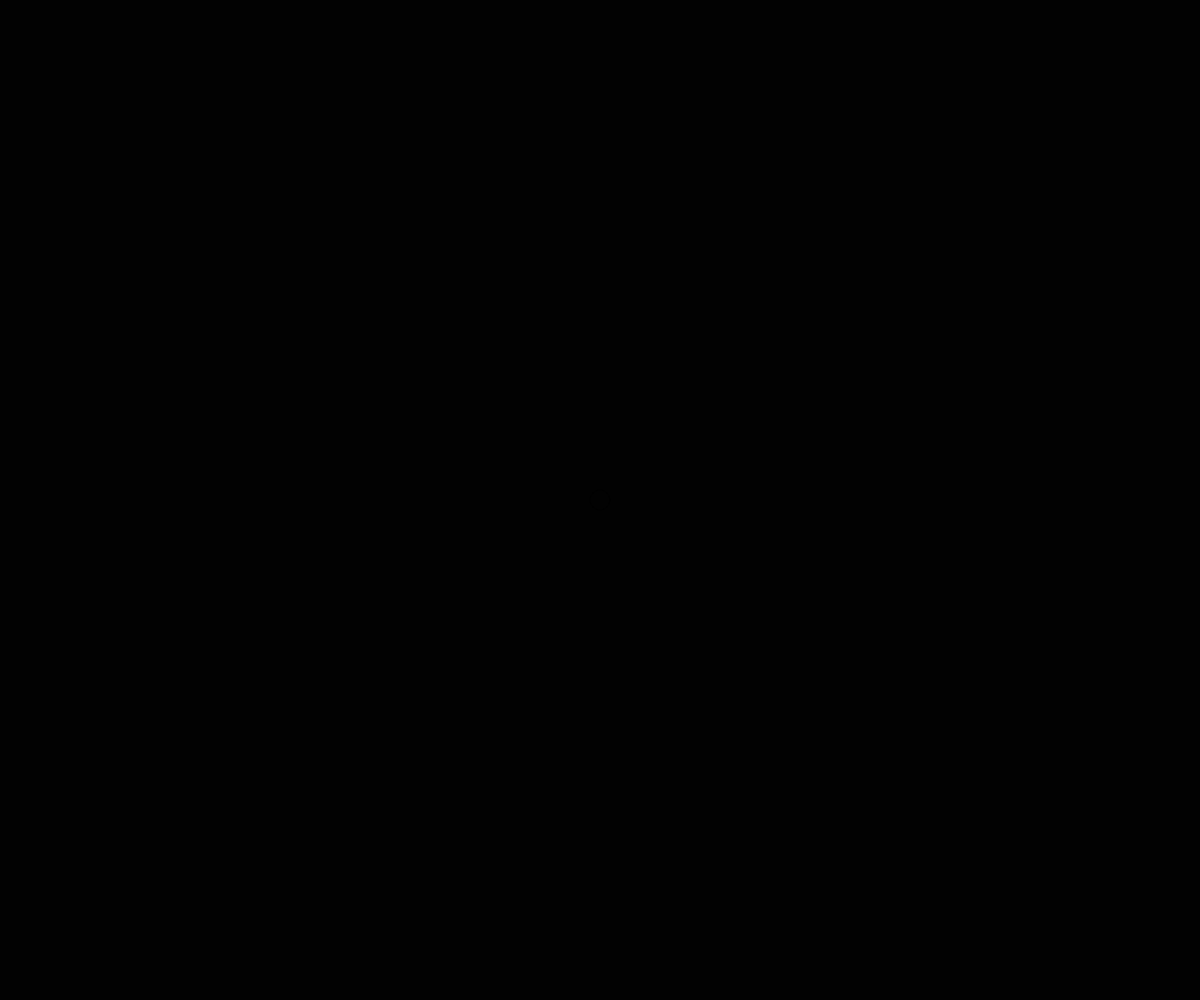
Frame 1 (no input)
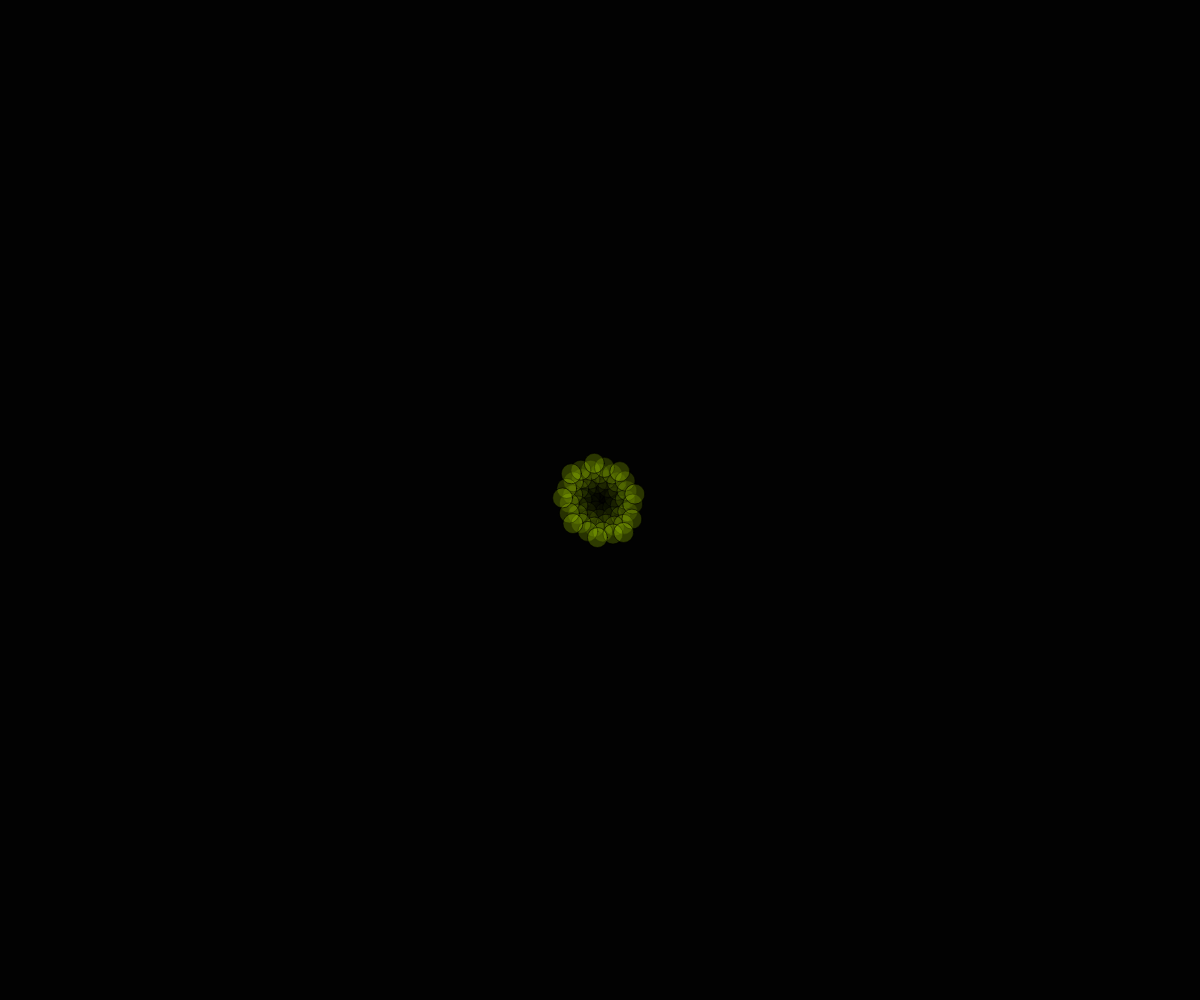
Frame 60 (no input)
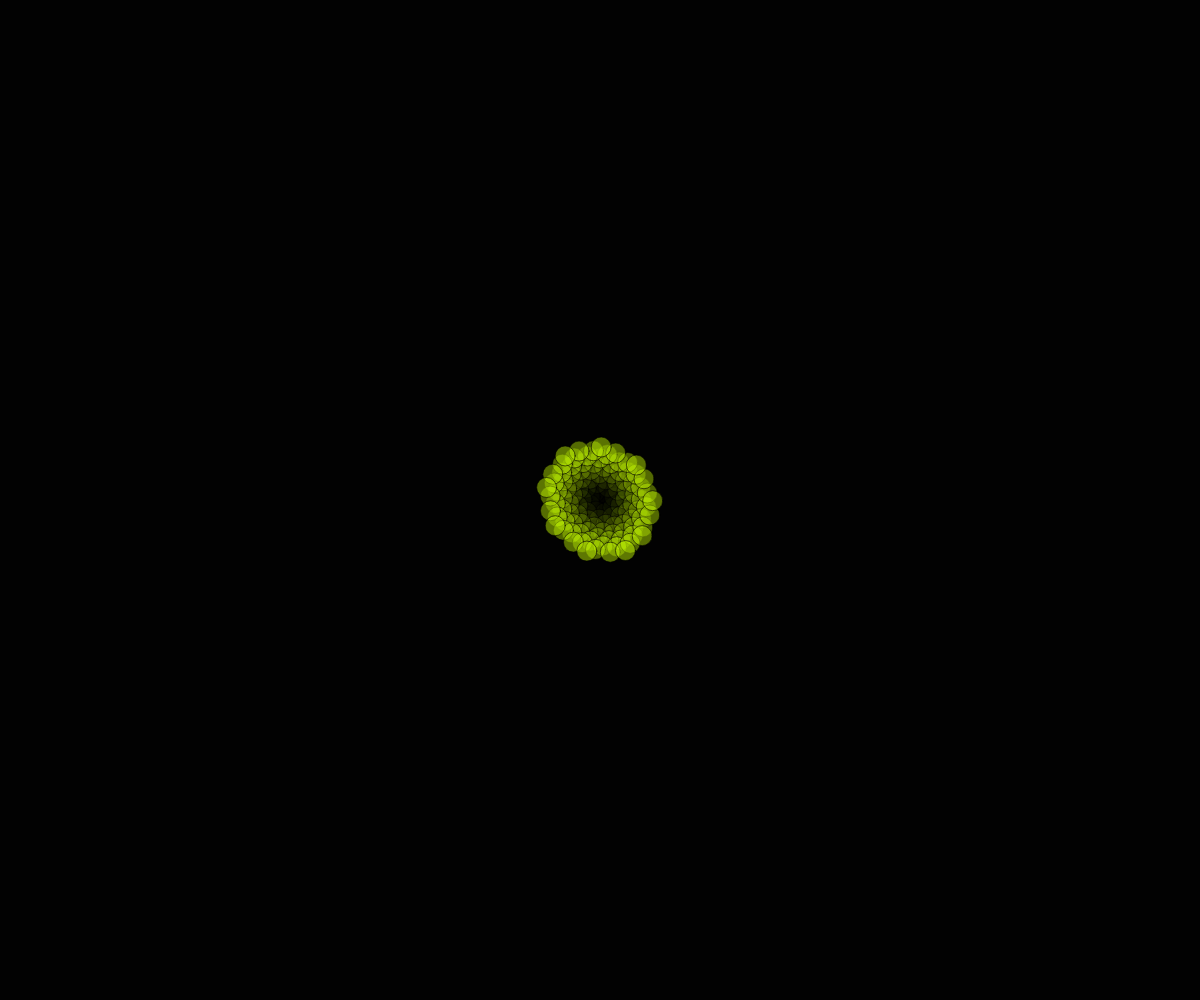
Frame 120 (the mouse pressed at the canvas centre since frame 60)

The p5.js sketch that drew these frames (run headless with seeded random() and noise() and a simulated clock; from frame 60 on, the mouse is pressed at the canvas centre):

// p5.js sketch
// ── sketch.js
var n = 0;
var c = 5;
function setup() {
  createCanvas(windowWidth,windowHeight);
  background(2);

}

function draw() {
  //logic
  var a = n * 137.5;
  var r = c * sqrt(n);
  var x = r * cos(a) + width / 2;
  var y = r * sin(a + (0.1)) + height / 2;
  //draw
  strokeWeight(0.6)
  fill(200,255,2,n);
  //noStroke();
  ellipse(x,y,20)
  
  n++;
 
}
